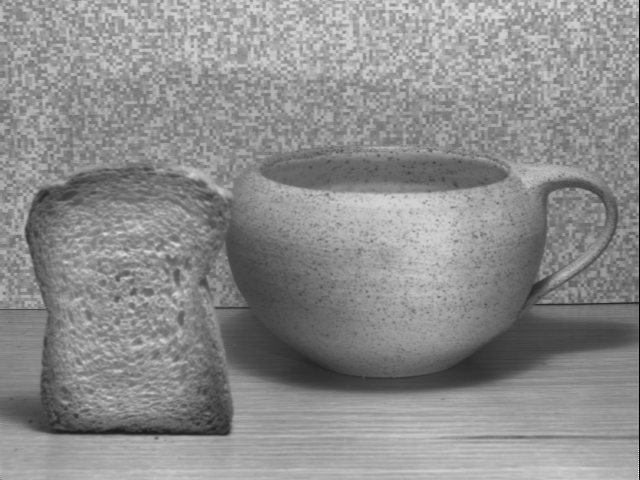
#> input picture data/breakfast/breakfast_far.png, 640 x 480 px, found by its file name; the run also reads 1 picture not shown here
$ python BET_depth_demo.py
#> lines starting #> are read from the running program, lines starting #| are printed output that depends on the picture
### depth_bet.py
"""
depth_bet.py

Generate depth error map from 2 defocused images using
Blur Equalisation Technique (BET).


References
----------
Xian, Tao & Subbarao, M. (2006). Depth-from-defocus: blur equalization technique. Proceedings of SPIE - The International Society for Optical Engineering. 10.1117/12.688615.

"""
import numpy as np
from scipy.ndimage import convolve, gaussian_filter

def depth_bet(image1, image2, psfs1, psfs2, sigma=2.0):
    """Generate depth error map from 2 images using Blur Equalisation Technique (BET).

    Parameters
    -----------
    image1: MxN array like
        First image of the scene.

    image2: MxN array like
        Second image of the scene. It has to be an acquisition of
        the same scene with the camera in the same position but
        with different focus settings.

    psfs1: list of array
        Defocus Point Spread Functions (PSFs) for a set of detphs.

    psfs2: list of array
        Defocus PSFs for the same set of depths as `psfs1`.

    sigma: float,  >= 0
        Parameter for smoothing the error map with a gaussian filter.

    Returns
    -------
    error_map : array
        A MxNxL array of error values where MxN is the size of the
        imput images and L is the number of depths.
        The smaller the value of the error the more likely it is that  the object is at the corresponding depth.

    """

    if not len(psfs1)==len(psfs2):
        raise ValueError(
            "`psf1` and `psf2` must have the same lenghts")

    error_map = np.empty(image1.shape + (len(psfs1),))
    for i, (p1,p2) in enumerate( zip(psfs1,psfs2)):
        evidence1 = convolve(image1, p2)
        evidence2 = convolve(image2, p1)
        error_map[:,:,i] = gaussian_filter((evidence2 - evidence1)**2, sigma)

    return error_map

### camera_model.py
# -*- coding: utf-8 -*-
"""
Created on Fri Mar  3 14:15:30 2017

@author: DamianCristian
"""


import numpy as np
from scipy import ndimage as ndi
from scipy import signal

sigm = lambda x, w: -np.where(abs(x)<w/2, 2*x, np.sign(x))/2 + .5
scale = lambda x: (x-x.min())/np.sum(x-x.min())


def psf_mesh(dim):
    w = 2/abs(dim)
    x = np.arange(w,1+w,w)
    x = np.concatenate((-x[::-1],[0],x[::1]))
    x, y = np.meshgrid(x,x)
    return x, y, w

def pillbox_psf(dim):
    x, y, w = psf_mesh(dim)
    h = sigm((x**2 + y**2)**0.5 - 1, w)
    return h

# [4 lines left out: function box_psf, not called in this run]


class Coded_psf:
    """ The class that models a coded aperture. It holds a matrix describing
    the aperture and when called returns a PSF of the given size.

    Parameters
    -----------

    prototype: array like
        A matrix holding the transmissivity profile of the aperture.

    """

    def __init__(self, prototype):
        self.mat = scale(np.array(prototype, dtype= float))
        self.s = max(self.mat.shape)

    # [8 lines left out: function __call__, not called in this run]


class Camera:
    """This class holds the characteristics of the camera.
    And performs basic calculations such as computing the PSF according to distance. It uses a thin lens model for computation.

    By convention all lengths are expressed in millimeters.


    Parameters
    -----------

    focal_length: float
        The focal length of the lens.

    f_stop: float
        The ratio of focal length over the diameter of the lens.

    pixel_pitch: float
        The distance between the centers of two adjacent pixels.

    aperture:
        The shape of the aperture of the camera.

    focus:
        The distance at witch the camera is focused.


    Example
    --------
    ::

        testCam = de.Camera(focal_length = 105.0,
                      f_stop = 4.0,
                      pixel_pitch = 0.0082)
        testCam.set_focal_plane(1600)
        print('Psf diameter:', testCam.d_psf(1700))
        print('Psf')
        print(testCam.psf(1700))

    """

    def __init__(self,
                 focal_length,
                 f_stop,
                 pixel_pitch,
                 aperture=None,
                 focus=np.inf):

        self.fL = focal_length
        self.fN = f_stop
        self.pitch = pixel_pitch
        self.focus = focus

        if aperture is None:
            self.kernel = pillbox_psf
        else:
            self.kernel = aperture


    def set_focal_plane(self, distance):
        "Sets the focal plane of the camera."
        self.focus = distance

    def set_f_stop(self, value):
        self.fN = value

    # [4 lines left out: function aperture_diameter, not called in this run]

    def psf_diameter(self,distance):
        "Returns the diameter of the psf given the distance to the scene."
        fL = self.fL
        focus = self.focus
        V = 1/(1/fL - 1/focus)
        diam = fL / self.fN
        return diam*V*(1/distance-1/focus)


    def distance(self, diam_psf):
        "Returns the distance of the object if given the diameter of the PSF."
        fL = self.fL
        focus = self.focus
        s = 1/(1/fL - 1/focus)
        diam = fL / self.fN
        return s/(s/fL - diam_psf/diam -1)


    def set_aperture(self, fun):
        "Sets the shape of the aperture for the camera."
        self.kernel = fun


    def psf(self, distance= None, diameter=None):
        "Returns the PSF given the distance to the imaged object or the diameter of the PSF."

        if distance is None and diameter is None:
            raise TypeError("At least one parameter must be defined.")

        if not distance is None:
            pitch = self.pitch
            psfd = self.psf_diameter(distance)
            kerd = abs(psfd/pitch)
        else:
            kerd = diameter

        if kerd < 1:
            return np.array(1, ndmin = 2)

        h = self.kernel(kerd)
        return h/np.sum(h)

### BET_depth_demo.py

# coding: utf-8

# Blur Equalisation Technique
# ============================

# In[1]:

import numpy as np
import matplotlib.pyplot as plt
get_ipython().magic('matplotlib inline')
from scipy import ndimage as ndi
from time import clock

from camera_model import Camera
from depth_bet import depth_bet


# Two images are taken with different focus settings.

# In[1]:

fst_cam = Camera(focal_length = 50.0,
                 f_stop = 1.8,
                 pixel_pitch = 4.65e-3,
                 focus = 670)
snd_cam = Camera(focal_length = 50.0,
                 f_stop = 1.8,
                 pixel_pitch = 4.65e-3,
                 focus = 710)


# A synthetic scene is generated.

# In[3]:

x = np.linspace(-1,1,300)
x, y = np.meshgrid(x,x)
I1 = np.where((x**2 + y**2) < 0.75**2  ,0.75,0.25)
I1 = I1 +  0.1 * np.random.rand(*I1.shape)

plt.matshow(I1)
plt.axis('off')


# Simulates acquisition.

# In[4]:

diams = np.array([13,15,17,19]); # Diametri PSF
dists = fst_cam.distance(diams*fst_cam.pitch);
dists


# In[5]:


def gen_acq(the_cam):
    I = np.empty((I1.shape[0],I1.shape[1]*len(dists)))
    for i, d in enumerate(dists):
        V = ndi.convolve(I1,the_cam.psf(d))
        I[:,I1.shape[1]*i:I1.shape[1]*(i+1)] = V
    return I

fst_im = gen_acq(fst_cam);
snd_im = gen_acq(snd_cam);

plt.figure()
plt.subplot(2,1,1)
plt.imshow(fst_im)
plt.subplot(2,1,2)
plt.imshow(snd_im)


# Aplicăm estimarea de adînicime.

# In[6]:

fst_psfs = [fst_cam.psf(d) for d in dists]
snd_psfs = [snd_cam.psf(d) for d in dists]
est_time = -clock()
emap = depth_bet(fst_im, snd_im, fst_psfs, snd_psfs, 0)
est_time += clock()
print("Estimation time:", est_time)


# In[7]:

rdmap = np.argmin(emap,2)
plt.figure("Raw Depth Map")
plt.imshow(rdmap, cmap='rainbow')


# Adăugăm zgomot.

# In[8]:

fst_imz = fst_im + np.random.normal(0,1e-3,size=fst_im.shape)
snd_imz = snd_im + np.random.normal(0,1e-3,size=snd_im.shape)


# In[9]:

est_time = -clock()
emapz = depth_bet(fst_imz, snd_imz, fst_psfs, snd_psfs, 0)
est_time += clock()
print("Estimation time:", est_time)


# In[10]:

rdmapz = np.argmin(emapz,2)
plt.figure("Raw Depth Map")
plt.imshow(rdmapz, cmap='rainbow')


# Real images
# ===========

# In[11]:

fst_cam = Camera(focal_length = 25.0,
                 f_stop = 8.3,
                 pixel_pitch = 0.025,
                 focus = 869) # Focalizarea este diferită.
snd_cam = Camera(focal_length = 25.0,
                 f_stop = 8.3,
                 pixel_pitch = 0.025,
                 focus = 529) # Focalizarea este diferită.


# In[12]:

from imageio import imread
folder = "data/"
fst_im = imread(folder + "breakfast_far.png")[:,:,1]/255
#> fst_im: shape (480, 640) float64; min 0, max 1, mean 0.552
snd_im = imread(folder + "breakfast_near.png")[:,:,1]/255
#> snd_im: shape (480, 640) float64; min 0, max 1, mean 0.546


# In[13]:

plt.figure()
plt.subplot(1,2,1)
plt.imshow(fst_im)
plt.subplot(1,2,2)
plt.imshow(snd_im)


# In[14]:

dists =np.linspace(529, 869, 10)
fst_psfs = [fst_cam.psf(d) for d in dists]
snd_psfs = [snd_cam.psf(d) for d in dists]
est_time = -clock()
emap = depth_bet(fst_im, snd_im, fst_psfs, snd_psfs, 1)
est_time += clock()
print("Estimation time:", est_time)


# In[15]:

rdmap = np.argmin(emap,2)
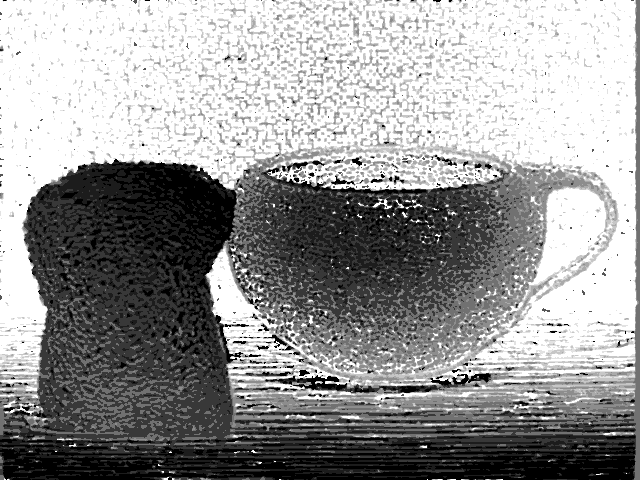
#> rdmap: shape (480, 640) int64; min 0, max 9, mean 5.34; drawn with min black and max white
plt.figure("Raw Depth Map")
plt.imshow(rdmap)
plt.colorbar()


# In[ ]:
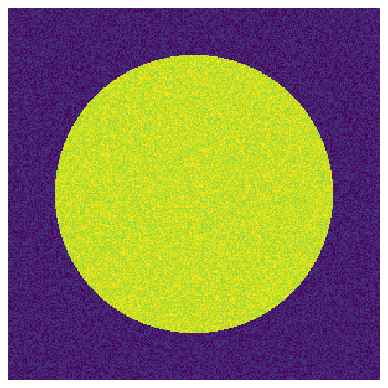
#> figure drawn by matplotlib, 1 panel
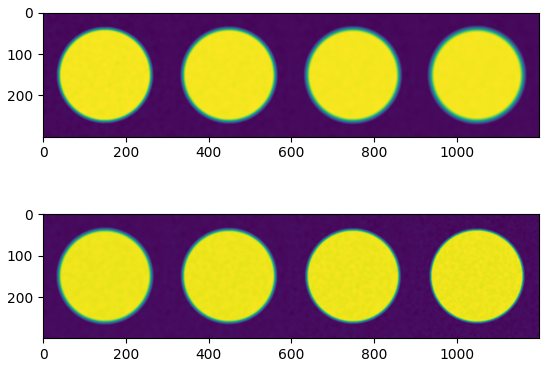
#> figure drawn by matplotlib, 2 panels
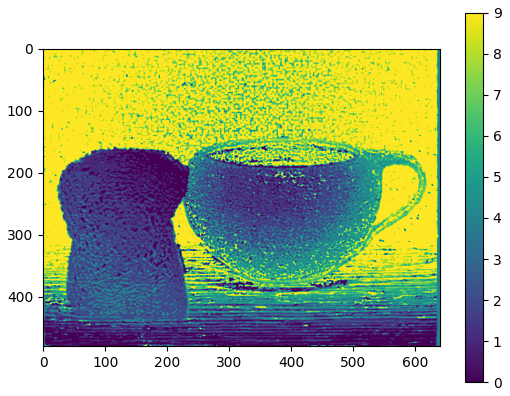
#> figure drawn by matplotlib, 2 panels
